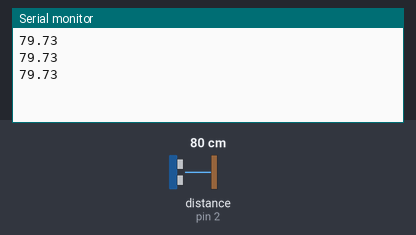
Bench run of a sketch on a simulated Arduino Uno, built with avr-gcc and run on an emulated ATmega328P. Shown: the last lines printed to the serial monitor. Wiring (inferred from the names in the program): ultrasonic range finder: trigger pin 3; echo pin 2. The inputs (shaded band) are chosen by the test bench; at power-on: distance to the obstacle (sensor on pin 2) 80 cm. The echo pulse lasts 58.3 µs per cm.

Above: at 1.3 s.
1.4 s: distance to the obstacle (sensor on pin 2) set to 2 cm
At 1.9 s:
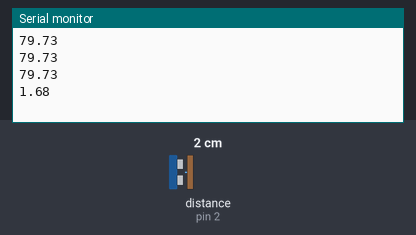
2.9 s: distance to the obstacle (sensor on pin 2) set to 4 cm
At 3.4 s:
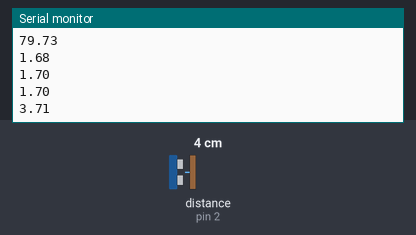
Timing chart, 0 to 5.9 s (numbered marks = the images above; inputs shaded):
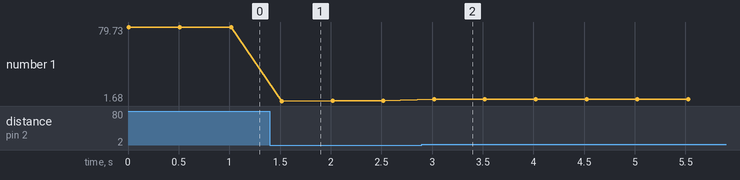

Measured:
- after the input at 1.4 s, the serial monitor: prints a new line after 0.12 s (image 1)
- after the input at 2.9 s, the serial monitor: prints a new line after 0.12 s (image 2)
- plotted number 1: 79.73 → 1.7 after the input at 1.4 s, 1.7 → 3.71 after the input at 2.9 s

The sketch:

Practica23.ino
```cpp
int pin_Trig = 3;
int pin_Echo = 2;
double duracion = 0;
double tiempo = 0;
double distancia = 0;

void setup() {
  pinMode(pin_Trig,OUTPUT);
  pinMode(pin_Echo,INPUT);
  Serial.begin(9600);
}

void loop() {
  digitalWrite(pin_Trig,HIGH);
  delay(0.01);
  digitalWrite(pin_Trig,LOW);

  //regresa el tiempo que pasa entre que detecta un HIGH y un LOW
  duracion = pulseIn(pin_Echo,HIGH);
  tiempo = duracion/2;
  distancia = 0.03432*tiempo;

  Serial.println(distancia);
  delay(500);
}
```
